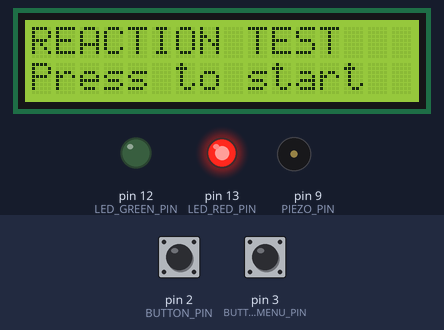
The sketch below on a simulated Arduino Uno, built with avr-gcc and run on an emulated ATmega328P. Parts: 16×2 character LCD, output pins drawn as LEDs (lit = HIGH), buzzer (waves = sounding). Inputs (shaded band) come from the test bench; at power-on: pin 2 (BUTTON_PIN) HIGH, pin 3 (BUTTON_MENU_PIN) HIGH. Random numbers use the default seed unless the sketch sets one; EEPROM starts erased.

Above: at 1.2 s.
1.3 s: pin 2 (BUTTON_PIN) pulled LOW for 0.15 s
At 2.2 s:
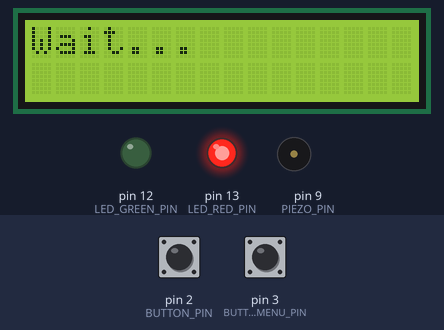
4.4 s: pin 2 (BUTTON_PIN) pulled LOW for 1 s
At 6.0 s:
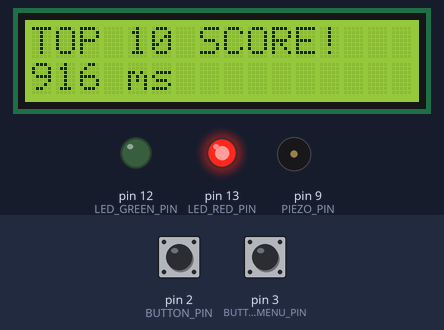
8.4 s: pin 3 (BUTTON_MENU_PIN) pulled LOW for 0.15 s
At 8.8 s:
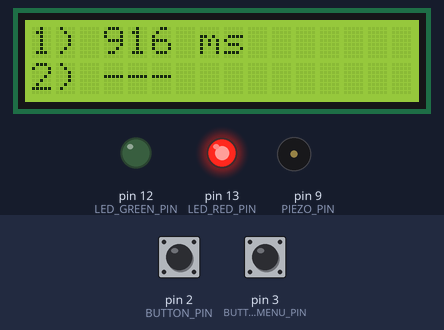
Timing chart, 0 to 11.4 s (numbered marks = the images above; inputs shaded):
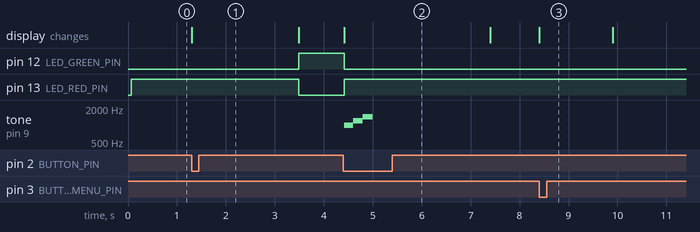

Measured:
- after the input at 1.3 s, pin 12 (LED_GREEN_PIN): LOW → HIGH after 2.2 s; pin 13 (LED_RED_PIN): HIGH → LOW after 2.2 s; the display: changes at once (image 1)
- after the input at 4.4 s, pin 12 (LED_GREEN_PIN): HIGH → LOW at once; pin 13 (LED_RED_PIN): LOW → HIGH at once; tone on pin 9 (PIEZO_PIN): silent → 1000 Hz at once, → 1200 Hz 0.18 s later, → 1400 Hz 0.20 s later, → silent 0.20 s later; the display: changes at once (image 2)
- after the input at 8.4 s, the display: changes at once (image 3)

The sketch:

reaction_game.ino
```cpp
// Author: Goda Gutparakyte
// Assignment: HW2 Intro to Robotics at Vilnius university
// Description: Reaction time game
// Last upfated: 2025 10 08

#include <LiquidCrystal.h>
#include <avr/interrupt.h>
#include <EEPROM.h>

#define LED_GREEN_PIN 12
#define LED_RED_PIN 13
#define BUTTON_PIN 2
#define BUTTON_MENU_PIN 3
#define RS_PIN 11
#define E_PIN 10
#define DB4_PIN 7
#define DB5_PIN 6
#define DB6_PIN 5
#define DB7_PIN 4
#define PIEZO_PIN 9

// EEPROM constants
const uint16_t EEPROM_MAGIC = 0x5254; // 'R' 'T'
const uint8_t EEPROM_VERSION = 1;
const uint16_t EMPTY_SCORE = 0xFFFF;

const int EEPROM_ADDR_MAGIC = 0;
const int EEPROM_ADDR_VERSION = 2;
const int EEPROM_ADDR_COUNT = 3;
const int EEPROM_ADDR_SCORES = 4;

// Top score constants
const uint8_t TOP_SCORE_BEEP_TOTAL = 3;
const uint32_t TOP_SCORE_BEEP_DURATION = 400; // ms
const uint32_t TOP_SCORE_BEEP_INTERVAL = 200; // ms
const uint8_t MAX_SCORES = 10;

// Display constants
const uint32_t SCOREBOARD_PAGE_MS = 1500;
const uint32_t SUCCESS_DISPLAY_MS = 3000;
const uint32_t FAIL_DISPLAY_MS = 2000;

// External interrupts variables
volatile bool button_pressed = false;
volatile bool menu_pressed = false;
volatile uint32_t ms_ticks = 0;
volatile uint32_t last_button_event_time = 0;

// Variables for managing display duration
uint32_t random_end_time = 0;
uint32_t start_time = 0;
uint32_t reaction_time = 0;
uint32_t display_end_time = 0;

// Top score variables
uint16_t top_scores[MAX_SCORES];
uint8_t top_count = 0;
bool is_displaying_scoreboard = false;
uint8_t scoreboard_current_page = 0;
uint32_t scoreboard_last_page_change = 0;


// Top score variables for piezo
bool top_score_beep_active = false;
uint32_t top_score_beep_next_time = 0;
uint8_t top_score_beep_count = 0;

// ?
LiquidCrystal lcd(RS_PIN, E_PIN, DB4_PIN, DB5_PIN, DB6_PIN, DB7_PIN);

// States
enum State { IDLE, WAIT_RANDOM, READY, DISPLAY_MAIN };
State state = IDLE;
State next_state_after_display = IDLE;

// interrupt for main play button
void button_ISR() {
    uint32_t t = ms_ticks;    // anything under 250 ms disregarded (for debouncing)
    if ((int32_t)(t - last_button_event_time) < 250) {
        return;
    }

    last_button_event_time = t;
    button_pressed = true;
}

// interrupt for menu button
void menu_ISR(){
    uint32_t t = ms_ticks;
    if((int32_t)(t - last_button_event_time) < 250){
        return;
    }

    last_button_event_time = t;
    menu_pressed = true;
}

// EEPROM utilities

// reads a value from an address
uint16_t eeprom_read_uint16(int addr) {
    // eeprom can read/write 1 byte at a time, so read twice
    uint8_t lo = EEPROM.read(addr);
    uint8_t hi = EEPROM.read(addr + 1);
    return (uint16_t)hi << 8 | lo;
}

// writes value to address id it's updated
void eeprom_write_uint16_if_changed(int addr, uint16_t val) {
    uint16_t old = eeprom_read_uint16(addr);
    if (old != val) {
        EEPROM.update(addr, val & 0xFF);
        EEPROM.update(addr + 1, val >> 8);
    }
}

// saves top scores to EEPROM
void save_top_scores_to_EEPROM() {
    // updates magic number if needed
    eeprom_write_uint16_if_changed(EEPROM_ADDR_MAGIC, EEPROM_MAGIC);

    // check and update version if needed
    uint8_t ver = EEPROM.read(EEPROM_ADDR_VERSION);
    if (ver != EEPROM_VERSION) EEPROM.update(EEPROM_ADDR_VERSION, EEPROM_VERSION);

    // checks and updates top score amunt (how much are actually filled)
    if (EEPROM.read(EEPROM_ADDR_COUNT) != top_count)
        EEPROM.update(EEPROM_ADDR_COUNT, top_count);

    // writes the top scores or empty score if slot is not taken
    for (uint8_t i = 0; i < MAX_SCORES; ++i) {
        uint16_t val = (i < top_count) ? top_scores[i] : EMPTY_SCORE;
        eeprom_write_uint16_if_changed(EEPROM_ADDR_SCORES + 2 * i, val);
    }
}

// loads top scores from EEPROM to top_scores variable
void load_top_scores_from_EEPROM() {
    // read magic and version
    uint16_t magic = eeprom_read_uint16(EEPROM_ADDR_MAGIC);
    uint8_t ver = EEPROM.read(EEPROM_ADDR_VERSION);

    // if one is wrong, eeprom datat is invalid or outdated so resets everything and returns
    if (magic != EEPROM_MAGIC || ver != EEPROM_VERSION) {
        top_count = 0;
        for (uint8_t i = 0; i < MAX_SCORES; ++i) top_scores[i] = EMPTY_SCORE;
        save_top_scores_to_EEPROM();
        return;
    }

    // reads the number of results saved and udpdates top_count
    uint8_t count = EEPROM.read(EEPROM_ADDR_COUNT);
    if (count > MAX_SCORES) count = MAX_SCORES;
    top_count = count;

    // fills top_scores array with scores from EEPRON
    for (uint8_t i = 0; i < MAX_SCORES; ++i)
        top_scores[i] = eeprom_read_uint16(EEPROM_ADDR_SCORES + 2 * i);
}

// adding score (true - score made it to top scores, false - it didnt)
bool add_score(uint16_t ms) {
    // cannot insert empty score
    if (ms == EMPTY_SCORE) return false;

    // checks if score is better than any of the scores listed already
    int insert_at = -1;
    for (int i = 0; i < MAX_SCORES; ++i) {
        uint16_t v = top_scores[i];
        if (v == EMPTY_SCORE || ms < v) {
            insert_at = i;
            break;
        }
    }

    // score did not make it to top scores
    if (insert_at == -1) return false;

    // make space for new score
    for (int i = MAX_SCORES - 1; i > insert_at; --i)
        top_scores[i] = top_scores[i - 1];

    // insert new score and increase score count
    top_scores[insert_at] = ms;
    if (top_count < MAX_SCORES) ++top_count;

    // save everything to eeprom
    save_top_scores_to_EEPROM();
    return true;
}

// LCD scoreboard utilities

// displayes specific index of scores page
void display_scores_page(uint8_t page_index) {
    lcd.clear();

    // each page shows two scores
    uint8_t first = page_index * 2;
    for (uint8_t r = 0; r < 2; ++r) {
        uint8_t idx = first + r;
        lcd.setCursor(0, r);
        if (idx < MAX_SCORES) {
            // max 16 + null terminating (16 x 2 screen)
            char buf[17];
            // print score or empty slot
            if (top_scores[idx] != EMPTY_SCORE) {
                snprintf(buf, sizeof(buf), "%d) %u ms", idx + 1, (unsigned)top_scores[idx]);
            } else {
                snprintf(buf, sizeof(buf), "%d) ---", idx + 1);
            }
            lcd.print(buf);
        }
    }
}

// two results per page
uint8_t scoreboard_page_count() {
    return (MAX_SCORES + 1) / 2;
}

// Timer handling

// timer interrupt
ISR(TIMER1_COMPA_vect) {
    ++ms_ticks;
}

// unsafe to return directly ms_ticks (if reading happens and interrupt happens)
uint32_t get_millis() {
    uint32_t t;
    noInterrupts();
    t = ms_ticks;
    interrupts();
    return t;
}

// https://deepbluembedded.com/arduino-timer-interrupts/
void setupTimer1_1ms() {
    noInterrupts();
    // set timer/counter contrpl registers A and B to 0 (both 8 bits)
    TCCR1A = 0;
    TCCR1B = 0;
    // reset the timer counter
    TCNT1 = 0;
    // set the otuput compare register
    // freq = Fcpu / (prescaler * (OCR1A + 1))
    // OCR1A = (Fcpu / (freq * prescaler)) - 1
    // Fcpu = 16000000 (16 MHz Arduino uno)
    // freq = 1000 (1 ms period)
    // prescaler - hardware timer module used to divide clocks signals freq to bring down the timer clock so it tkaes longer for ovverflow
    // f_timer = Fcpu / Prescaler --> Prescaler = Fcpu / Ftimer
    // counts = F_timer x 0.001
    // if prescaler = 64, then F_timer = 250 000 GHz --> Counts = 250 000 / 0.001 = 250 (works good with OCR1A)
    // if bigger - inaccurate, smaller - more counts per interrput, more time for cpu
    // prescaler = 64 (1 ms period)
    // OCR1A = (16000000 / (64*1000)) - 1 = 249
    OCR1A = 249;
    // set CTC (clear timer on compare match) mode
    // each register bit is for specific function
    // WGM12 is 3rd bit
    // CTC - when TCNT1 == OCR1A --> timeris nusinulina
    // timer counts until OCR1A value (1 ms) and generates interrupt
    TCCR1B |= (1 << WGM12);
    // Clock select bits: sets prescaler to 64
    TCCR1B |= (1 << CS11) | (1 << CS10);
    // timer/counter interrupt mask register - tunr on or off timer1 interrupt
    // whenever timer1 reaches OCR1A, call interrupt
    TIMSK1 |= (1 << OCIE1A);
    interrupts();
}


void setup() {
    // debug
    Serial.begin(9600);

    pinMode(BUTTON_PIN, INPUT_PULLUP);
    pinMode(BUTTON_MENU_PIN, INPUT_PULLUP);
    pinMode(LED_GREEN_PIN, OUTPUT);
    pinMode(LED_RED_PIN, OUTPUT);
    pinMode(PIEZO_PIN, OUTPUT);

    // start screen
    lcd.begin(16, 2);
    lcd.clear();
    lcd.setCursor(0, 0);
    lcd.print("REACTION TEST");
    lcd.setCursor(0, 1);
    lcd.print("Press to start");

    digitalWrite(LED_GREEN_PIN, LOW);
    digitalWrite(LED_RED_PIN, HIGH);

    // clearing EEPROM
    //for (int i = 0; i <= EEPROM.length(); ++i){
      //  EEPROM.write(i, 0);
    //}

    randomSeed(analogRead(A0));
    setupTimer1_1ms();
    load_top_scores_from_EEPROM();

    attachInterrupt(digitalPinToInterrupt(BUTTON_PIN), button_ISR, FALLING);
    attachInterrupt(digitalPinToInterrupt(BUTTON_MENU_PIN), menu_ISR, FALLING);
}

void loop() {
    uint32_t now = get_millis();

    // menu button pressed
    if (menu_pressed) {
        menu_pressed = false;

        // only in IDLE state, not while playing
        if (state == IDLE) {
            scoreboard_current_page = 0;
            scoreboard_last_page_change = now;
            uint8_t page_count = scoreboard_page_count();
            uint32_t total_show_ms = (uint32_t)page_count * SCOREBOARD_PAGE_MS;

            is_displaying_scoreboard = true;

            // display scores or no scores
            if (page_count > 0) {
                display_end_time = now + total_show_ms;
                display_scores_page(scoreboard_current_page);
                scoreboard_last_page_change = now;
            } else {
                lcd.clear();
                lcd.setCursor(0, 0);
                lcd.print("No Scores Yet");
                display_end_time = now + FAIL_DISPLAY_MS;
            }

            state = DISPLAY_MAIN;
            next_state_after_display = IDLE;

            digitalWrite(LED_GREEN_PIN, LOW);
            digitalWrite(LED_RED_PIN, HIGH);
        }
    }

    // main states
    switch (state) {

        // press to start -> wait
        case IDLE:
            digitalWrite(LED_GREEN_PIN, LOW);
            digitalWrite(LED_RED_PIN, HIGH);

            // random delay for game
            if (button_pressed) {
                button_pressed = false;
                uint32_t delayMs = random(1000, 5000);
                random_end_time = now + delayMs;
                lcd.clear();
                lcd.setCursor(0, 0);
                lcd.print("Wait...");
                state = WAIT_RANDOM;
            }
            break;

        // press now!
        case WAIT_RANDOM:
            // green led lights up
            digitalWrite(LED_GREEN_PIN, LOW);
            digitalWrite(LED_RED_PIN, HIGH);

            // button pressed too early, reset
            if (button_pressed) {
                button_pressed = false;
                lcd.clear();
                lcd.setCursor(0, 0);
                lcd.print("Cheating?:)");
                display_end_time = now + FAIL_DISPLAY_MS;
                is_displaying_scoreboard = false;
                next_state_after_display = IDLE;
                state = DISPLAY_MAIN;
            } else if (now >= random_end_time) {
                lcd.clear();
                lcd.setCursor(0, 0);
                lcd.print("NOW!");
                start_time = now;
                state = READY;
            }
            break;
        // after game is played
        case READY:
            // reset leds to normal
            digitalWrite(LED_GREEN_PIN, HIGH);
            digitalWrite(LED_RED_PIN, LOW);

            if (button_pressed) {
                button_pressed = false;
                reaction_time = now - start_time;

                lcd.clear();
                lcd.setCursor(0, 1);
                lcd.print(reaction_time);
                lcd.print(" ms");

                // if score makes it to top scores
                if (add_score((uint16_t)reaction_time)) {
                    lcd.setCursor(0, 0);
                    lcd.print("TOP ");
                    lcd.print(MAX_SCORES);
                    lcd.print(" SCORE!");
                    top_score_beep_active = true;
                    top_score_beep_next_time = now;
                    top_score_beep_count = 0;
                }
                else{
                    lcd.setCursor(0, 0);
                    lcd.print("Too slow...");

                }

                // reset
                display_end_time = now + SUCCESS_DISPLAY_MS;
                is_displaying_scoreboard = false;
                next_state_after_display = IDLE;
                state = DISPLAY_MAIN;
            }
            break;

        case DISPLAY_MAIN:
            digitalWrite(LED_GREEN_PIN, LOW);
            digitalWrite(LED_RED_PIN, HIGH);

            // display scoreboard
            if (is_displaying_scoreboard && (display_end_time > now)) {
                if (scoreboard_page_count() > 0) {
                    if ((int32_t)(now - scoreboard_last_page_change) >= (int32_t)SCOREBOARD_PAGE_MS) {
                        if (scoreboard_current_page < scoreboard_page_count() - 1) {
                            ++scoreboard_current_page;
                            display_scores_page(scoreboard_current_page);
                            scoreboard_last_page_change = now;
                        }
                    }
                }
            }

            // reset to start screen
            if ((int32_t)(now - display_end_time) >= 0) {
                lcd.clear();
                lcd.setCursor(0, 0);
                lcd.print("REACTION TEST");
                lcd.setCursor(0, 1);
                lcd.print("Press to start");
                state = IDLE;
                button_pressed = false;
                scoreboard_current_page = 0;
                is_displaying_scoreboard = false;
                next_state_after_display = IDLE;
            }
            break;

        default:
            break;
    }

    // beeping if top score achieved
    if (top_score_beep_active) {
        if ((int32_t)(now - top_score_beep_next_time) >= 0) {
            if (top_score_beep_count < TOP_SCORE_BEEP_TOTAL) {
                tone(PIEZO_PIN, 1000 + top_score_beep_count * 200, TOP_SCORE_BEEP_DURATION);
                top_score_beep_next_time = now + TOP_SCORE_BEEP_INTERVAL;
                ++top_score_beep_count;
            } else {
                noTone(PIEZO_PIN);
                top_score_beep_active = false;
            }
        }
    }
}
```
